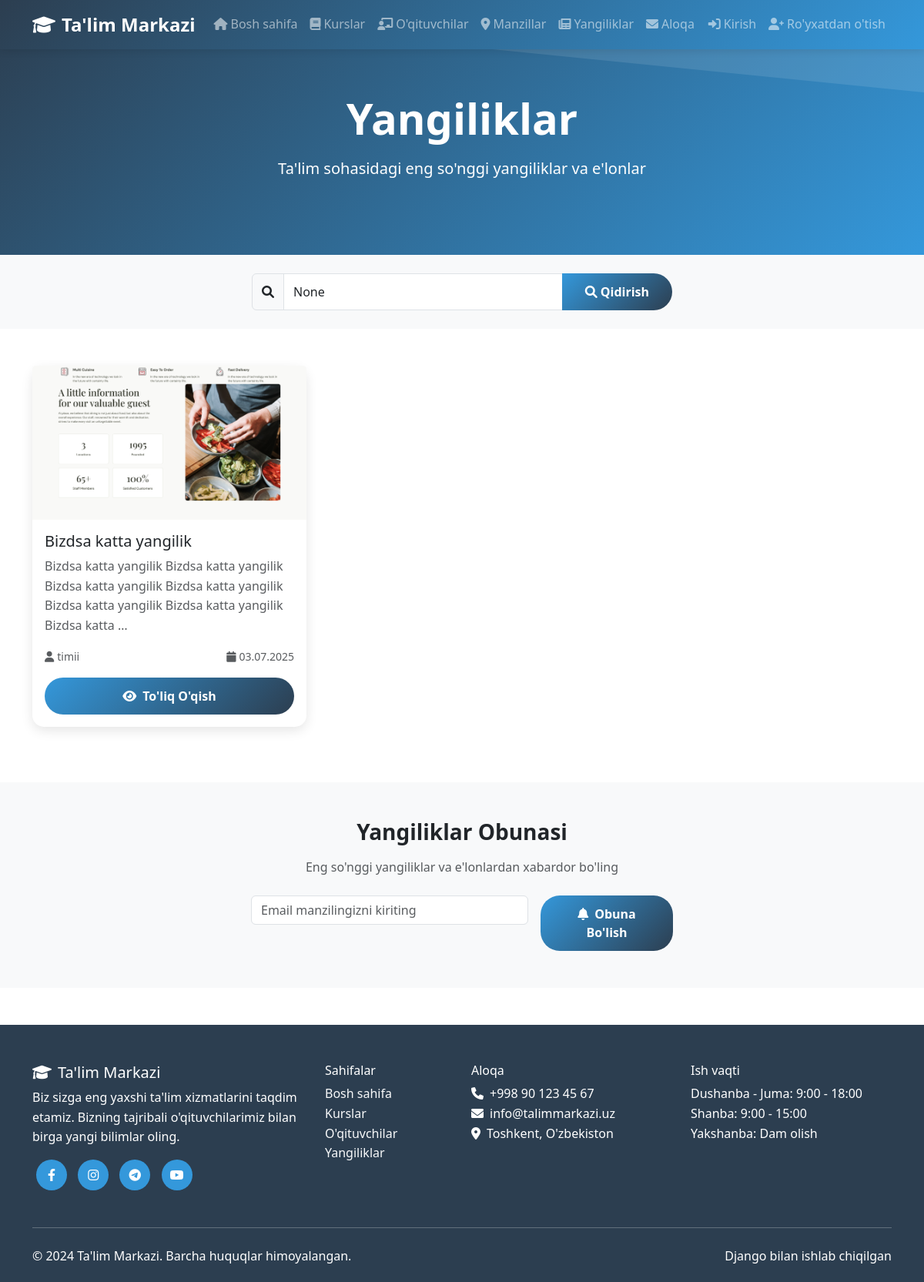
Page /news/ on the committed database.
### main/models.py (models this page shows, shortened)
class News(models.Model):
    title = models.CharField(max_length=200, verbose_name="Sarlavha")
    content = models.TextField(verbose_name="Matn")
    image = models.ImageField(upload_to='news/', verbose_name="Rasm")
    author = models.ForeignKey(User, on_delete=models.CASCADE, verbose_name="Muallif")
    is_featured = models.BooleanField(default=False, verbose_name="Asosiy yangilik")
    created_at = models.DateTimeField(auto_now_add=True, verbose_name="Yaratilgan vaqt")
    updated_at = models.DateTimeField(auto_now=True, verbose_name="O'zgartirilgan vaqt")
    class Meta:
        verbose_name = "Yangilik"
        verbose_name_plural = "Yangiliklar"
        ordering = ['-created_at']

### main/views.py (the view)
# urls.py: path('news/', views.news, name='news'),
def news(request):
    news_list = News.objects.all()
    search_query = request.GET.get('search')
    if search_query:
        news_list = news_list.filter(
            Q(title__icontains=search_query) |
            Q(content__icontains=search_query)
        )
    paginator = Paginator(news_list, 6)
    page_number = request.GET.get('page')
    news = paginator.get_page(page_number)
    context = {
        'news': news,
        'search_query': search_query,
    }
    return render(request, 'main/news.html', context)

### templates/main/news.html (shortened to what this page needs)
{% extends 'base.html' %}
{% block content %}
<section class="hero-section" style="padding: 120px 0 80px;">
    <div class="container">
        <div class="row">
            <div class="col-12 text-center text-white">
                <h1 class="display-4 fw-bold mb-3" data-aos="fade-up">Yangiliklar</h1>
                <p class="lead" data-aos="fade-up" data-aos-delay="100">
                    Ta'lim sohasidagi eng so'nggi yangiliklar va e'lonlar
                </p>
            </div>
        </div>
    </div>
</section>
<section class="py-4 bg-light">
    <div class="container">
        <div class="row">
            <div class="col-lg-6 mx-auto">
                <form method="GET">
                    <div class="input-group">
                        <span class="input-group-text"><i class="fas fa-search"></i></span>
                        <input type="text" class="form-control" name="search"
                               placeholder="Yangiliklar ichidan qidiring..."
                               value="{{ search_query }}">
                        <button type="submit" class="btn btn-primary">
                            <i class="fas fa-search me-1"></i>Qidirish
                        </button>
                    </div>
                </form>
            </div>
        </div>
    </div>
</section>
<section class="py-5">
    <div class="container">
        <div class="row">
            {% for news_item in news %}
            <div class="col-lg-4 col-md-6 mb-4" data-aos="fade-up" data-aos-delay="{{ forloop.counter|add:100 }}">
                <div class="card h-100">
                    {% if news_item.image %}
                        <img src="{{ news_item.image.url }}" class="card-img-top" alt="{{ news_item.title }}" style="height: 200px; object-fit: cover;">
                    {% else %}
                        <img src="/placeholder.svg?height=200&width=300" class="card-img-top" alt="{{ news_item.title }}">
                    {% endif %}
                    <div class="card-body d-flex flex-column">
                        <h5 class="card-title">{{ news_item.title }}</h5>
                        <p class="card-text text-muted flex-grow-1">{{ news_item.content|truncatewords:20 }}</p>
                        <div class="news-meta mb-3">
                            <div class="d-flex justify-content-between align-items-center">
                                <small class="text-muted">
                                    <i class="fas fa-user me-1"></i>{{ news_item.author.get_full_name|default:news_item.author.username }}
                                </small>
                                <small class="text-muted">
                                    <i class="fas fa-calendar me-1"></i>{{ news_item.created_at|date:"d.m.Y" }}
                                </small>
                            </div>
                        </div>
                        <div class="mt-auto">
                            <a href="{% url 'news_detail' news_item.pk %}" class="btn btn-primary w-100">
                                <i class="fas fa-eye me-2"></i>To'liq O'qish
                            </a>
                        </div>
                    </div>
                </div>
            </div>
            {% endfor %}
        </div>
    </div>
</section>
<section class="py-5 bg-light">
    <div class="container">
        <div class="row justify-content-center">
            <div class="col-lg-8 text-center" data-aos="fade-up">
                <h3 class="fw-bold mb-3">Yangiliklar Obunasi</h3>
                <p class="text-muted mb-4">
                    Eng so'nggi yangiliklar va e'lonlardan xabardor bo'ling
                </p>
                <form class="row g-3 justify-content-center">
                    <div class="col-md-6">
                        <input type="email" class="form-control" placeholder="Email manzilingizni kiriting" required>
                    </div>
                    <div class="col-md-3">
                        <button type="submit" class="btn btn-primary w-100">
                            <i class="fas fa-bell me-2"></i>Obuna Bo'lish
                        </button>
                    </div>
                </form>
            </div>
        </div>
    </div>
</section>
{% endblock %}

### templates/base.html (style rules this page uses)
:root { --primary-color: #2c3e50; --secondary-color: #3498db; --accent-color: #e74c3c; --success-color: #27ae60; --warning-color: #f39c12; --light-bg: #f8f9fa; }
body { font-family: 'Segoe UI', Tahoma, Geneva, Verdana, sans-serif; line-height: 1.6; }
.hero-section { background: linear-gradient(135deg, var(--primary-color), var(--secondary-color)); color: white; padding: 100px 0; position: relative; overflow: hidden; }
.hero-section::before { content: ''; position: absolute; top: 0; left: 0; right: 0; bottom: 0; background-size: cover; }
.card { border: none; border-radius: 15px; box-shadow: 0 5px 15px rgba(0,0,0,0.1); transition: all 0.3s ease; }
.btn-primary { background: linear-gradient(135deg, var(--secondary-color), var(--primary-color)); border: none; border-radius: 25px; padding: 12px 30px; font-weight: 600; transition: all 0.3s ease; }

### rows in the picture
News: image (picture), title "Bizdsa katta yangilik", content "Bizdsa katta yangilik Bizdsa katta yangilik Bizdsa katta yangilik Bizdsa katta yangilik Bizdsa katta yangilik Bizdsa katta yangilik Bizdsa katta …", author.get_full_name "timii", created_at "03.07.2025"
